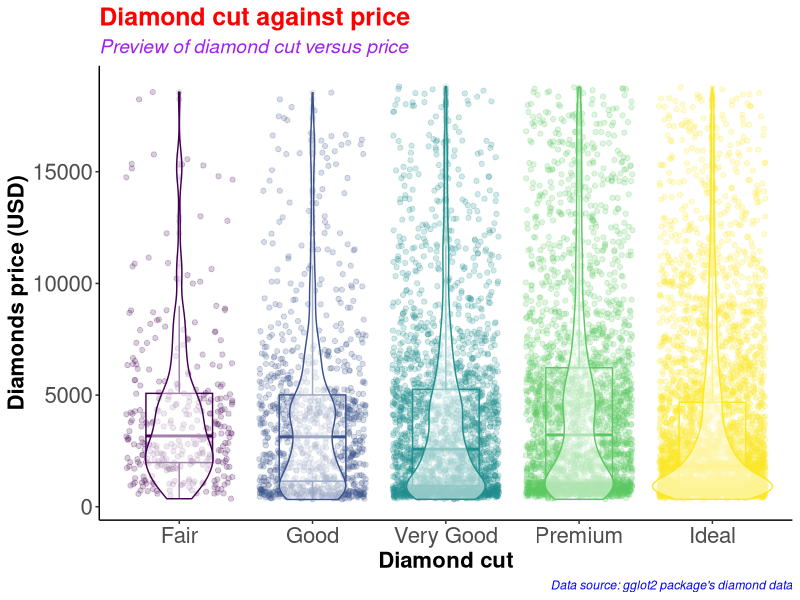
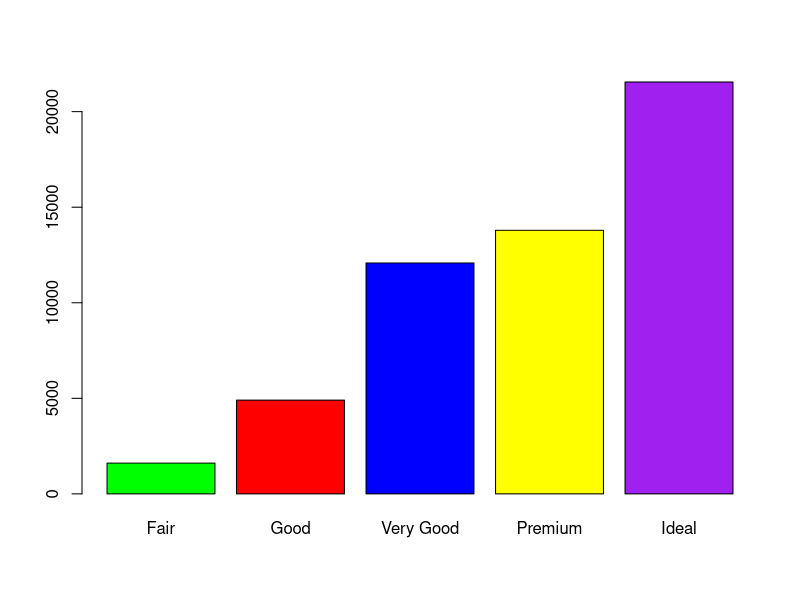
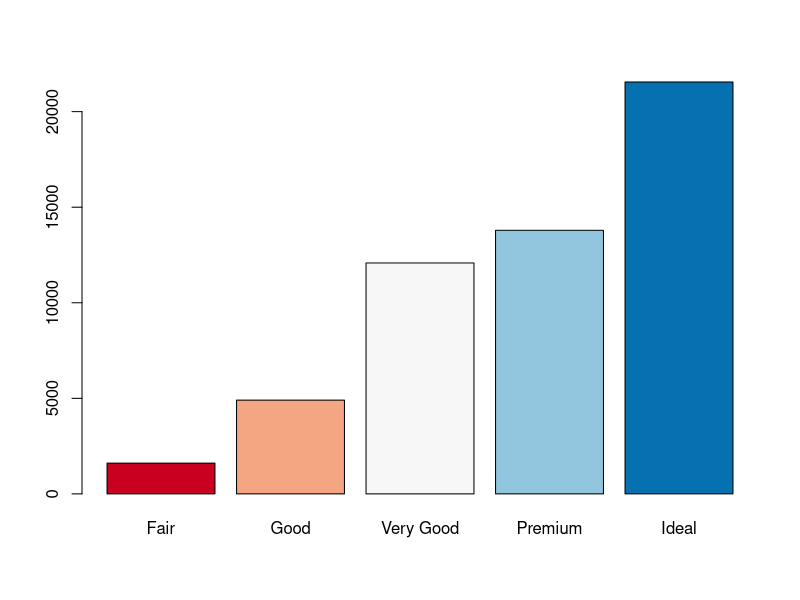
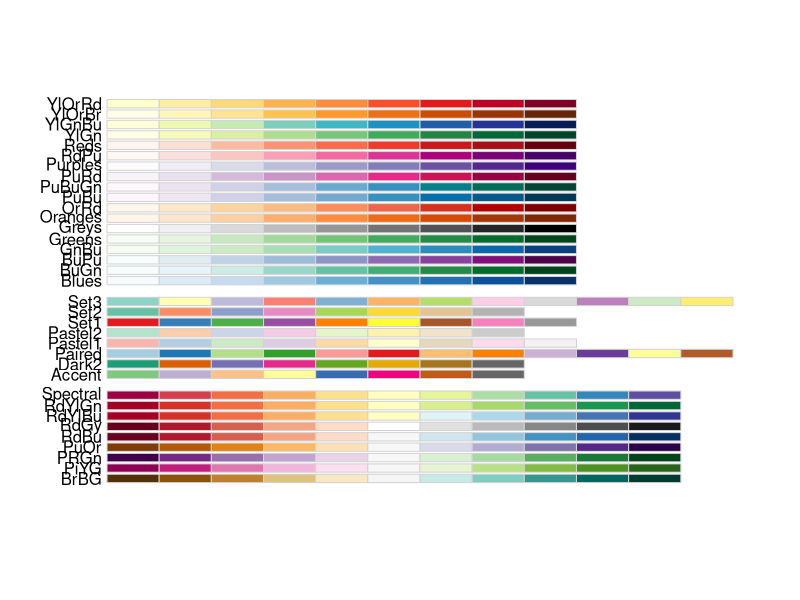
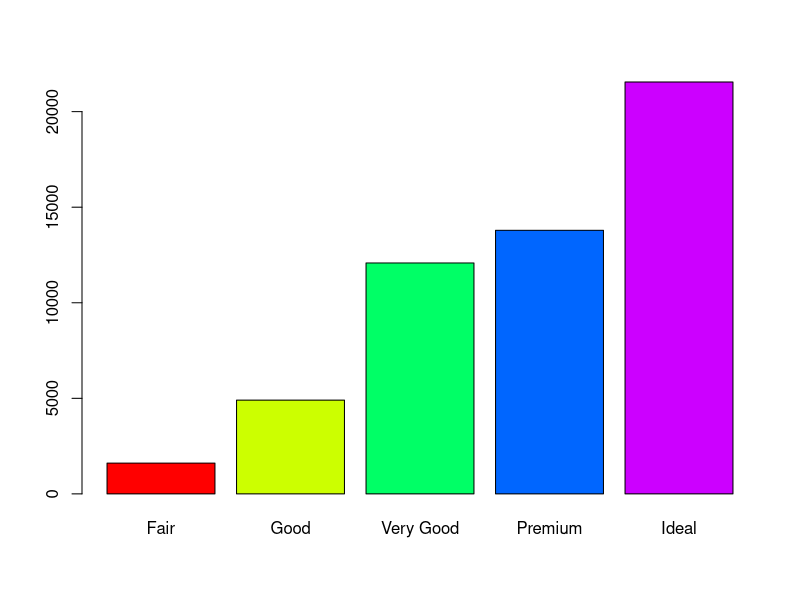
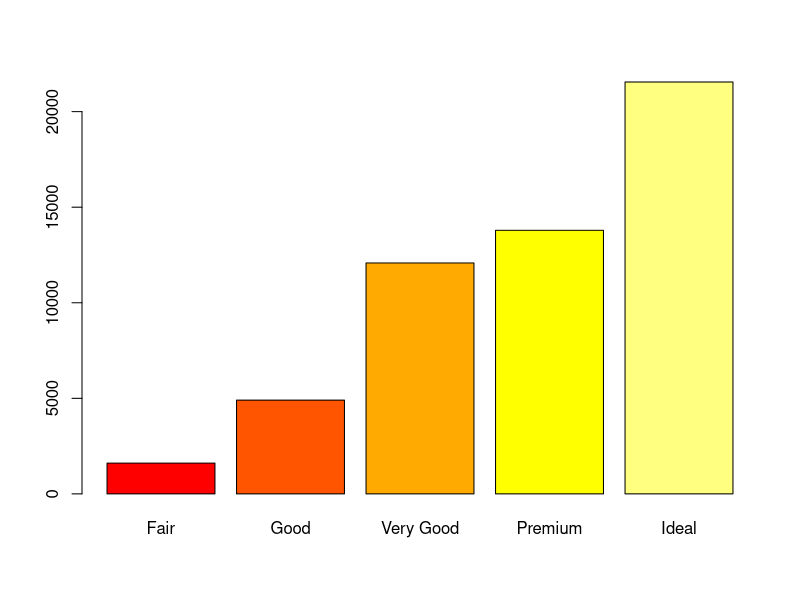
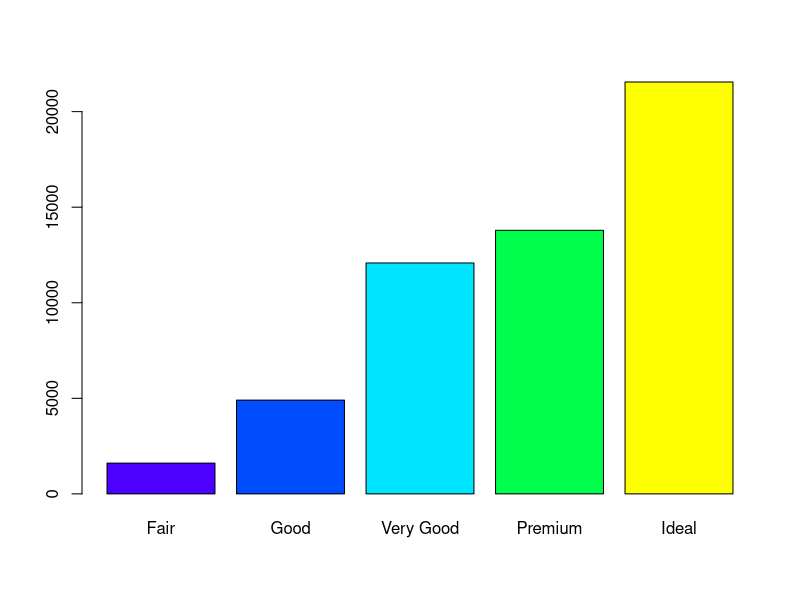
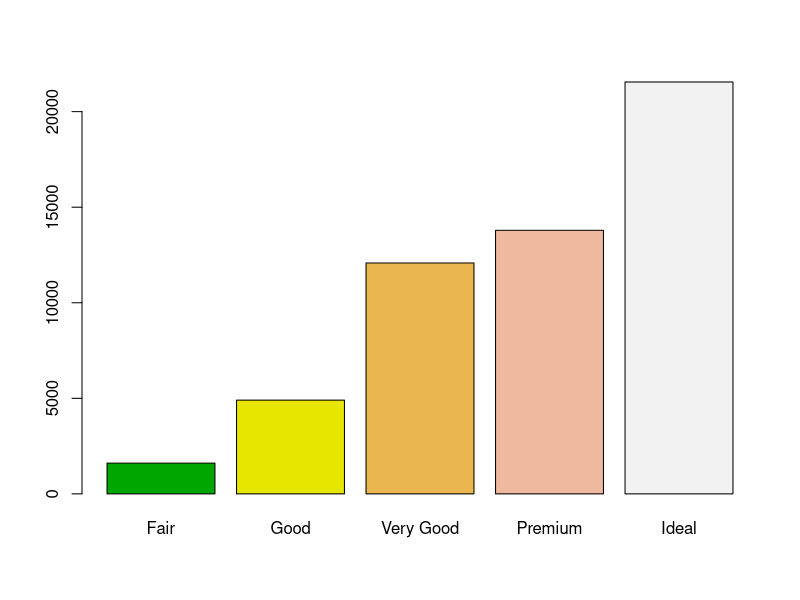

These charts were generated, in order, by the following R code:
#########################################
# Name: Wyclife Agumba Oluoch           #   
# E-mail: wyclifeoluoch@gmail.com       #
# GitHub: https://github.com/Wycology   #
# Task: Boxplot and violin plots in one #
# Date: 4th Jan 2021                    #
# Last edited: 22nd July 2021           #
#########################################

# Loading the necessary libraries for the project

base::library(tidyverse) # This is for data wrangling and plotting.
base::library(RColorBrewer) # This is for generating color pallets for the plots.

diamonds_df <- diamonds # Saving the diamonds data-set to a new object in R.

utils::head(diamonds) # Checking the variables in the data-set for subsequent analyses
base::nrow(diamonds) # Checking for the number of rows in the data. 53940 observations
base::ncol(diamonds) # Checking the number of variables in the data-set. 10 variables

diamonds_df %>% # Picking the diamonds data, and then
  dplyr::slice_sample(n = 0.2*(nrow(diamonds))) %>% # Picking a portion of the data-set
  ggplot2::ggplot(ggplot2::aes(x = cut, y = price, color = cut)) + # Adding the mapping variables
  ggplot2::geom_point(position = "jitter", alpha = 0.2) + # Adding jitter and alpha
  ggplot2::geom_boxplot(alpha = 0.1, width = 0.5) + # Modifying dimensions of the boxplot 
  ggplot2::geom_violin(alpha = 0.5) + # Adding violin plot on top of the box and jitter
  ggplot2::theme_classic() + # Adding my preferred theme for publication.
  ggplot2::theme(legend.position = "none") + # Removing the legend; it is on the x-axis
  ggplot2::labs(x = "Diamond cut", # Labels the x-axis.
       y = "Diamonds price (USD)", # Labeling the y-axis
       title = "Diamond cut against price", # Setting tibble of the plot
       subtitle = "Preview of diamond cut versus price", # Descriptive title beneath TITLE
       caption = "Data source: gglot2 package's diamond data") +
  ggplot2::theme(axis.text = ggplot2::element_text(size=16), # Size of labels on tick-marks
        axis.title = element_text(size=16,face="bold")) + # Size of axis labels
  ggplot2::theme(plot.title = element_text(color = 'red', size = 18, face = 'bold'),
        plot.subtitle = element_text(color = 'purple', size = 14, face = 'italic'),
        plot.caption = element_text(color = 'blue', face = 'italic'))

diamonds %>% # Picking the diamonds data, and then
  filter(cut == 'Very Good') %>% # Picking the very good cut 
  nrow() # counting the number of rows with very good cut

diamonds %>% 
  select(cut) %>% 
  table() %>% 
  barplot(col = c('green', 'red', 'blue', 'yellow', 'purple'))

# Instead of specifying the colors, we can simply use the color brewer panel 

diamonds %>% 
  select(cut) %>% 
  table() %>% 
  barplot(col = brewer.pal(n = 5, name = "RdBu"))
# To display more brewer colors options to use, run the following function:

display.brewer.all()

# Can also use rainbow colors

diamonds %>% 
  select(cut) %>% 
  table() %>% 
  barplot(col = rainbow(5))

# Can also use heat.colors
diamonds %>% 
  select(cut) %>% 
  table() %>% 
  barplot(col = heat.colors(5))

# Can also use topographic colors

diamonds %>% 
  select(cut) %>% 
  table() %>% 
  barplot(col = topo.colors(5))

# Can also use terrain colors for the plot
diamonds %>% 
  select(cut) %>% 
  table() %>% 
  barplot(col = terrain.colors(5))

# Can also use cm.colors
diamonds %>% 
  select(cut) %>% 
  table() %>% 
  barplot(col = cm.colors(5)) 

# That is awesome. Good for the day.
